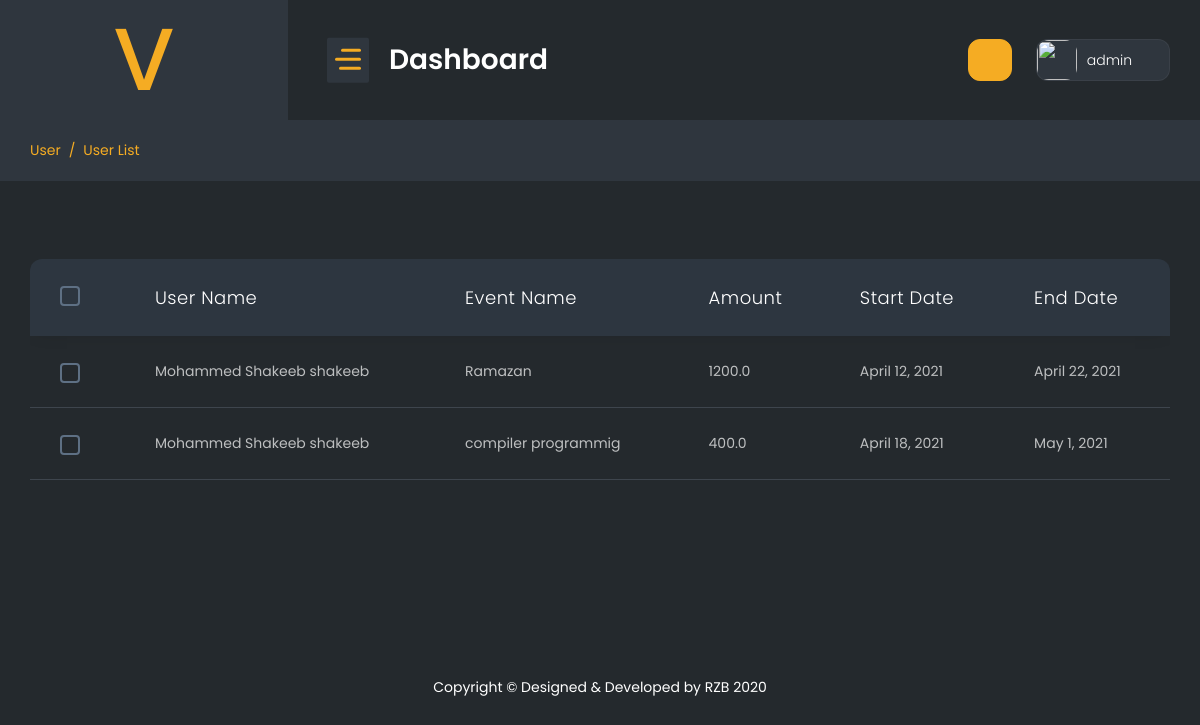
Page /superadminregister (signed in) on the earlier database version.
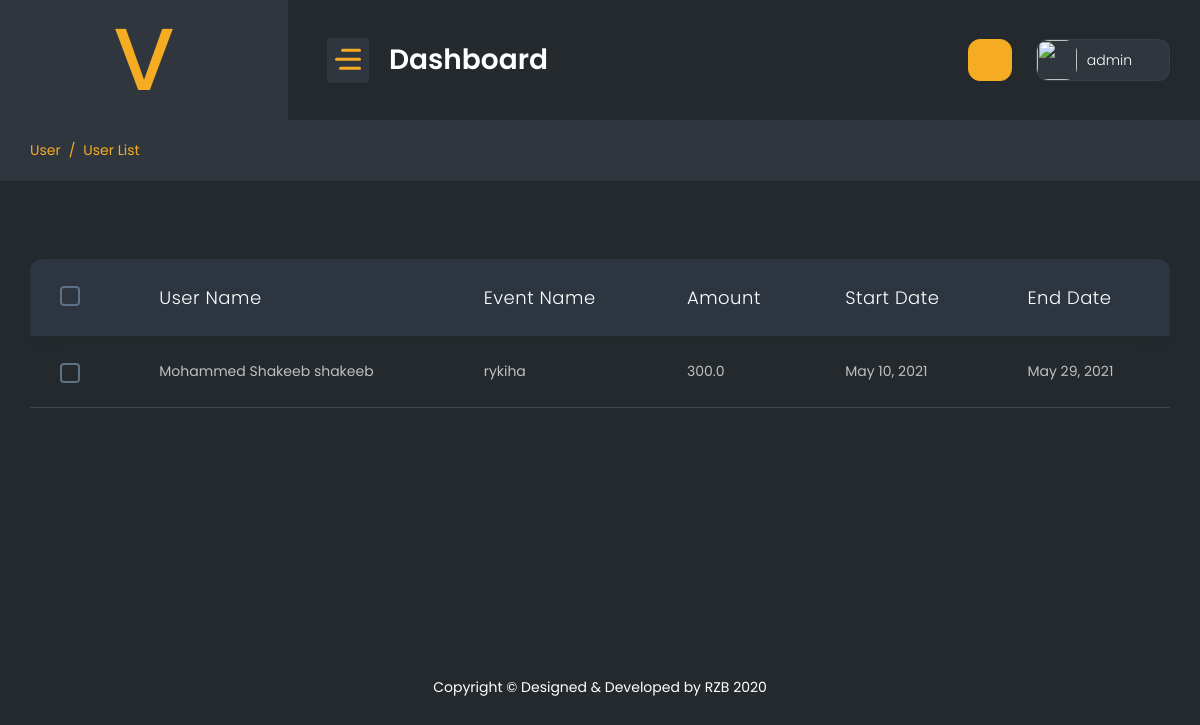
Same page on the later database version.
### webapp/models.py (models this page shows, shortened)
class User_Event_Registration(models.Model):
    Registration_id = models.AutoField(primary_key=True)
    user_id = models.ForeignKey(User_Signup , on_delete=models.SET_NULL,blank=True,null=True)
    EventId = models.ForeignKey(Event , on_delete=models.SET_NULL,blank=True,null=True)
    Description = models.CharField(max_length=255, default="")
    created = models.DateTimeField(auto_now_add=True, blank=True)
    status =models.CharField(max_length=100, choices=STATUS , default="Disable")

class User_Signup(models.Model):
    user_id = models.AutoField(primary_key=True)
    Name = models.CharField(max_length=255, default="")
    Surname = models.CharField(max_length=255, default="")
    Ci = models.CharField(max_length=255, default="")
    Ruc = models.CharField(max_length=255, default="")
    Gender = models.CharField(max_length=20, default="")
    Phones = models.CharField(max_length=20, default="")
    Email = models.EmailField(max_length=255, default="")
    Direction = models.CharField(max_length=255, default="")
    City =  models.CharField(max_length=255, default="")
    Birth_date  = models.DateField()
    Creation = models.DateTimeField(auto_now_add=True, blank=True)
    Password = models.TextField(max_length=500 , default="")

class Event(models.Model):
    EventId = models.AutoField(primary_key=True)
    EventName = models.CharField(max_length=255, default="")
    Cost = models.FloatField(default=0.0)
    Registration_start = models.DateField()
    Registration_end = models.DateField()
    Runner_quantity = models.IntegerField(default=0)
    Event_logo = models.ImageField(upload_to='Eventlogo/',default="SuperAdmin/dummy.jpg")
    Status = models.CharField(max_length=50, default="")
    EventTypeId = models.ForeignKey(Event_Type , on_delete=models.SET_NULL,blank=True,null=True)
    Description = models.TextField(default="")
    created = models.DateTimeField(auto_now_add=True, blank=True)
    buy_link=models.TextField(default="")
    def __str__(self):
        return self.EventName

### webapp/views.py (the view)
# urls.py: path('superadminregister',superadminregister.as_view(),name="superadminregister"),
class superadminregister(View):
    def get(self,request):
        if not request.session.has_key('adminid'):
            return redirect("/superadminlogin")
        try:
            data = User_Event_Registration.objects.all()
            return render(request ,'superadmin/register.html',{'data':data})
        except:
            return redirect("/superadmin")

### templates/superadmin/register.html (shortened to what this page needs)
{% extends "superadmin/base.html" %}
{% block body %}
<div class="container-fluid">
    <div class="page-titles">
        <ol class="breadcrumb">
            <li class="breadcrumb-item active"><a href="javascript:void(0)">User</a></li>
            <li class="breadcrumb-item"><a href="javascript:void(0)">User List</a></li>
        </ol>
    </div>
    <div class="row">
        <div class="col-lg-12">
            <div class="table-responsive">
                <table id="example-5" class="table display mb-4  fs-14">
                    <thead>
                        <tr>
                            <th>
                                <div class="checkbox mr-0 align-self-center">
                                    <div class="custom-control custom-checkbox ">
                                    </div>
                                </div>
                            </th>
                            <th>User Name</th>
                            <th>Event Name</th>
                            <th>Amount</th>
                            <th>Start Date</th>
                            <th>End Date</th>
                        </tr>
                    </thead>
                    <tbody>
                        {% for d in data %}
                        <tr>
                            <td>
                                <div class="checkbox mr-0 align-self-center">
                                    <div class="custom-control custom-checkbox ">
                                    </div>
                                </div>
                            </td>
                            <td>{{d.user_id.Name}} {{d.user_id.Surname}}</td>
                            <td>{{d.EventId}}</td>
                            <td>{{d.EventId.Cost}}</td>
                            <td>{{d.EventId.Registration_start}}</td>
                            <td>{{d.EventId.Registration_end}}</td>
                        </tr>
                        {% endfor %}
                    </tbody>
                </table>
            </div>
        </div>
    </div>
</div>
{% endblock body %}

Differences in the rows shown:
removed User_Event_Registration: user_id.Name "Mohammed Shakeeb", user_id.Surname "shakeeb", EventId "Ramazan", EventId.Cost "1200.0", EventId.Registration_start "April 12, 2021", EventId.Registration_end "April 22, 2021"
removed User_Event_Registration: user_id.Name "Mohammed Shakeeb", user_id.Surname "shakeeb", EventId "compiler programmig", EventId.Cost "400.0", EventId.Registration_start "April 18, 2021", EventId.Registration_end "May 1, 2021"
added User_Event_Registration: user_id.Name "Mohammed Shakeeb", user_id.Surname "shakeeb", EventId "rykiha", EventId.Cost "300.0", EventId.Registration_start "May 10, 2021", EventId.Registration_end "May 29, 2021"
